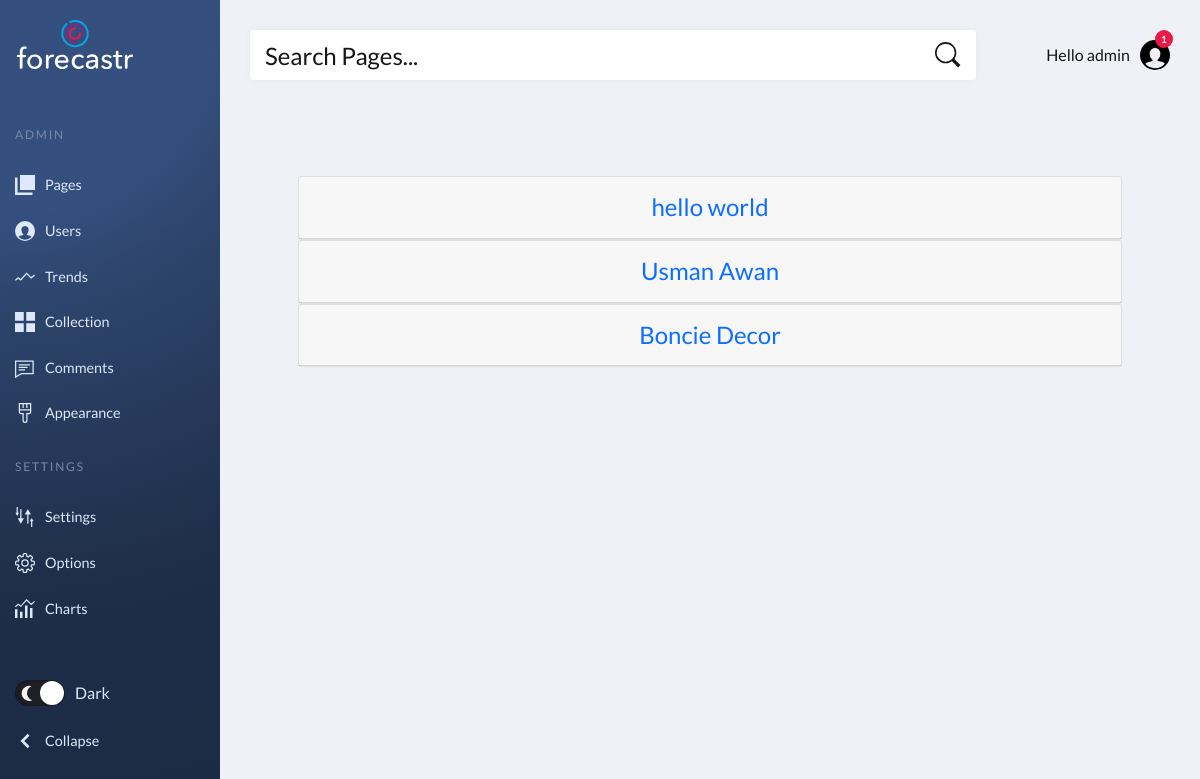
Page /gallery/albums/all/ (signed in) on the committed database.
### contentGallery/models.py (models this page shows, shortened)
class PostAlbum(models.Model):
    client = models.ForeignKey(Client, null=True, on_delete= models.SET_NULL, related_name='client_albums')
    posts = models.ManyToManyField(UserPost)
    name = models.CharField(max_length=128, blank=False)

### contentGallery/views.py (the view)
# urls.py: path("albums/all/", views.albumList, name="albums"),
def albumList(request):
    client = request.user.client
    clientAlbums = client.client_albums.all()
    albums = PostAlbum.objects.all()
    context = {'albums': clientAlbums}
    return render(request, "contentGallery/albums.html", context=context)

### contentGallery/templates/contentGallery/albums.html (shortened to what this page needs)
{%  extends 'utilaties/dashboard.html' %}
{% load static %}
{% block cssStyles %}
    <link href="https://cdnjs.cloudflare.com/ajax/libs/toastr.js/2.1.1/toastr.min.css" rel="stylesheet" media="all">
{% endblock cssStyles %}
{% block content %}
<section>
    <div class="container p-5 mt-5 pt-5">
        <div class="row clearfix m-r-70 m-l-70 m-t-30">
            {% for album in albums %}
              <div class="col-lg-12 text-center content-centers">
                <div class="card data-usage category-card">
                <div class="card-header">
                    <div class="row clearfix m-r-70 m-l-70 mt-2">
                        <div class="col-lg-12">
                            <h2 class="display h4 text-primary primary-d">{{album.name}} </h2>
                        </div>
                    </div>
                </div>
                </div>
              </div>
            {% endfor %}
        </div>
    </div>
</section>
{% endblock content %}

### static/css/SocialHub/main.css (style rules this page uses)
:root { --page-header-bgColor: #2d446c; --page-header-bgColor-hover: #1d2636; --page-header-txtColor: #dde9f8; --page-header-headingColor: #7889a4; --page-header-width: 220px; --page-content-bgColor: #f0f1f6; --page-content-txtColor: #171616; --page-content-blockColor: #fff; --white: #fff; --black: #333; --blue: #00b9eb; --red: #ec1848; --border-radius: 4px; --box-shadow: 0 0 10px -2px rgba(0, 0, 0, 0.075); --switch-bgLightModeColor: #87cefa; --switch-sunColor: gold; --switch-moonColor: #f4f4f4; --switch-bgDarkModeColor: #1f1f27; }
* { padding: 0; margin: 0; box-sizing: border-box; }
body { font: 16px/1.5 "Lato", sans-serif; }

### rows in the picture
PostAlbum: name "hello world"
PostAlbum: name "Usman Awan"
PostAlbum: name "Boncie Decor"
